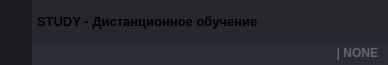
        <widget class="QFrame" name="frame_top">
         <property name="minimumSize">
          <size>
           <width>0</width>
           <height>65</height>
          </size>
         </property>
         <property name="maximumSize">
          <size>
           <width>16777215</width>
           <height>65</height>
          </size>
         </property>
         <property name="styleSheet">
          <string notr="true">background-color: transparent;</string>
         </property>
         <property name="frameShape">
          <enum>QFrame::NoFrame</enum>
         </property>
         <property name="frameShadow">
          <enum>QFrame::Raised</enum>
         </property>
         <layout class="QHBoxLayout" name="horizontalLayout_3">
          <property name="spacing">
           <number>0</number>
          </property>
          <property name="leftMargin">
           <number>0</number>
          </property>
          <property name="topMargin">
           <number>0</number>
          </property>
          <property name="rightMargin">
           <number>0</number>
          </property>
          <property name="bottomMargin">
           <number>0</number>
          </property>
          <item>
           <widget class="QFrame" name="frame_toggle">
            <property name="maximumSize">
             <size>
              <width>70</width>
              <height>16777215</height>
             </size>
            </property>
            <property name="styleSheet">
             <string notr="true">background-color: rgb(27, 29, 35);</string>
            </property>
            <property name="frameShape">
             <enum>QFrame::NoFrame</enum>
            </property>
            <property name="frameShadow">
             <enum>QFrame::Raised</enum>
            </property>
            <layout class="QVBoxLayout" name="verticalLayout_3">
             <property name="spacing">
              <number>0</number>
             </property>
             <property name="leftMargin">
              <number>0</number>
             </property>
             <property name="topMargin">
              <number>0</number>
             </property>
             <property name="rightMargin">
              <number>0</number>
             </property>
             <property name="bottomMargin">
              <number>0</number>
             </property>
             <item>
              <widget class="QPushButton" name="btn_toggle_menu">
               <property name="sizePolicy">
                <sizepolicy hsizetype="Expanding" vsizetype="Expanding">
                 <horstretch>0</horstretch>
                 <verstretch>0</verstretch>
                </sizepolicy>
               </property>
               <property name="styleSheet">
                <string notr="true">QPushButton {
	background-image: url(:/24x24/icons/24x24/cil-menu.png);
	background-position: center;
	background-repeat: no-reperat;
	border: none;
	background-color: rgb(27, 29, 35);
}
QPushButton:hover {
	background-color: rgb(33, 37, 43);
}
QPushButton:pressed {	
	background-color: rgb(85, 170, 255);
}</string>
               </property>
               <property name="text">
                <string/>
               </property>
              </widget>
             </item>
            </layout>
           </widget>
          </item>
          <item>
           <widget class="QFrame" name="frame_top_right">
            <property name="styleSheet">
             <string notr="true">background: transparent;</string>
            </property>
            <property name="frameShape">
             <enum>QFrame::NoFrame</enum>
            </property>
            <property name="frameShadow">
             <enum>QFrame::Raised</enum>
            </property>
            <layout class="QVBoxLayout" name="verticalLayout_2">
             <property name="spacing">
              <number>0</number>
             </property>
             <property name="leftMargin">
              <number>0</number>
             </property>
             <property name="topMargin">
              <number>0</number>
             </property>
             <property name="rightMargin">
              <number>0</number>
             </property>
             <property name="bottomMargin">
              <number>0</number>
             </property>
             <item>
              <widget class="QFrame" name="frame_top_btns">
               <property name="maximumSize">
                <size>
                 <width>16777215</width>
                 <height>42</height>
                </size>
               </property>
               <property name="styleSheet">
                <string notr="true">background-color: rgba(27, 29, 35, 200)</string>
               </property>
               <property name="frameShape">
                <enum>QFrame::NoFrame</enum>
               </property>
               <property name="frameShadow">
                <enum>QFrame::Raised</enum>
               </property>
               <layout class="QHBoxLayout" name="horizontalLayout_4">
                <property name="spacing">
                 <number>0</number>
                </property>
                <property name="leftMargin">
                 <number>0</number>
                </property>
                <property name="topMargin">
                 <number>0</number>
                </property>
                <property name="rightMargin">
                 <number>0</number>
                </property>
                <property name="bottomMargin">
                 <number>0</number>
                </property>
                <item>
                 <widget class="QFrame" name="frame_label_top_btns">
                  <property name="sizePolicy">
                   <sizepolicy hsizetype="Expanding" vsizetype="Preferred">
                    <horstretch>0</horstretch>
                    <verstretch>0</verstretch>
                   </sizepolicy>
                  </property>
                  <property name="frameShape">
                   <enum>QFrame::NoFrame</enum>
                  </property>
                  <property name="frameShadow">
                   <enum>QFrame::Raised</enum>
                  </property>
                  <layout class="QHBoxLayout" name="horizontalLayout_10">
                   <property name="spacing">
                    <number>0</number>
                   </property>
                   <property name="leftMargin">
                    <number>5</number>
                   </property>
                   <property name="topMargin">
                    <number>0</number>
                   </property>
                   <property name="rightMargin">
                    <number>10</number>
                   </property>
                   <property name="bottomMargin">
                    <number>0</number>
                   </property>
                   <item>
                    <widget class="QFrame" name="frame_icon_top_bar">
                     <property name="maximumSize">
                      <size>
                       <width>30</width>
                       <height>30</height>
                      </size>
                     </property>
                     <property name="styleSheet">
                      <string notr="true">background: transparent;
background-image: url(:/16x16/icons/16x16/logotype.png);
background-position: center;
background-repeat: no-repeat;
</string>
                     </property>
                     <property name="frameShape">
                      <enum>QFrame::StyledPanel</enum>
                     </property>
                     <property name="frameShadow">
                      <enum>QFrame::Raised</enum>
                     </property>
                    </widget>
                   </item>
                   <item>
                    <widget class="QLabel" name="label_title_bar_top">
                     <property name="font">
                      <font>
                       <family>Segoe UI</family>
                       <pointsize>10</pointsize>
                       <weight>75</weight>
                       <bold>true</bold>
                      </font>
                     </property>
                     <property name="styleSheet">
                      <string notr="true">background: transparent;
</string>
                     </property>
                     <property name="text">
                      <string>STUDY - Дистанционное обучение</string>
                     </property>
                    </widget>
                   </item>
                  </layout>
                 </widget>
                </item>
                <item alignment="Qt::AlignRight">
                 <widget class="QFrame" name="frame_btns_right">
                  <property name="sizePolicy">
                   <sizepolicy hsizetype="Expanding" vsizetype="Preferred">
                    <horstretch>0</horstretch>
                    <verstretch>0</verstretch>
                   </sizepolicy>
                  </property>
                  <property name="maximumSize">
                   <size>
                    <width>120</width>
                    <height>16777215</height>
                   </size>
                  </property>
                  <property name="frameShape">
                   <enum>QFrame::NoFrame</enum>
                  </property>
                  <property name="frameShadow">
                   <enum>QFrame::Raised</enum>
                  </property>
                  <layout class="QHBoxLayout" name="horizontalLayout_5">
                   <property name="spacing">
                    <number>0</number>
                   </property>
                   <property name="leftMargin">
                    <number>0</number>
                   </property>
                   <property name="topMargin">
                    <number>0</number>
                   </property>
                   <property name="rightMargin">
                    <number>0</number>
                   </property>
                   <property name="bottomMargin">
                    <number>0</number>
                   </property>
                   <item>
                    <widget class="QPushButton" name="btn_minimize">
                     <property name="sizePolicy">
                      <sizepolicy hsizetype="Minimum" vsizetype="Expanding">
                       <horstretch>0</horstretch>
                       <verstretch>0</verstretch>
                      </sizepolicy>
                     </property>
                     <property name="minimumSize">
                      <size>
                       <width>40</width>
                       <height>0</height>
                      </size>
                     </property>
                     <property name="maximumSize">
                      <size>
                       <width>40</width>
                       <height>16777215</height>
                      </size>
                     </property>
                     <property name="toolTip">
                      <string>Minimize</string>
                     </property>
                     <property name="styleSheet">
                      <string notr="true">QPushButton {	
	border: none;
	background-color: transparent;
}
QPushButton:hover {
	background-color: rgb(52, 59, 72);
}
QPushButton:pressed {	
	background-color: rgb(85, 170, 255);
}</string>
                     </property>
                     <property name="text">
                      <string/>
                     </property>
                     <property name="icon">
                      <iconset resource="files.qrc">
                       <normaloff>:/16x16/icons/16x16/cil-window-minimize.png</normaloff>:/16x16/icons/16x16/cil-window-minimize.png</iconset>
                     </property>
                    </widget>
                   </item>
                   <item>
                    <widget class="QPushButton" name="btn_maximize_restore">
                     <property name="sizePolicy">
                      <sizepolicy hsizetype="Minimum" vsizetype="Expanding">
                       <horstretch>0</horstretch>
                       <verstretch>0</verstretch>
                      </sizepolicy>
                     </property>
                     <property name="minimumSize">
                      <size>
                       <width>40</width>
                       <height>0</height>
                      </size>
                     </property>
                     <property name="maximumSize">
                      <size>
                       <width>40</width>
                       <height>16777215</height>
                      </size>
                     </property>
                     <property name="toolTip">
                      <string>Maximize</string>
                     </property>
                     <property name="styleSheet">
                      <string notr="true">QPushButton {	
	border: none;
	background-color: transparent;
}
QPushButton:hover {
	background-color: rgb(52, 59, 72);
}
QPushButton:pressed {	
	background-color: rgb(85, 170, 255);
}</string>
                     </property>
                     <property name="text">
                      <string/>
                     </property>
                     <property name="icon">
                      <iconset resource="files.qrc">
                       <normaloff>:/16x16/icons/16x16/cil-window-maximize.png</normaloff>:/16x16/icons/16x16/cil-window-maximize.png</iconset>
                     </property>
                    </widget>
                   </item>
                   <item>
                    <widget class="QPushButton" name="btn_close">
                     <property name="sizePolicy">
                      <sizepolicy hsizetype="Minimum" vsizetype="Expanding">
                       <horstretch>0</horstretch>
                       <verstretch>0</verstretch>
                      </sizepolicy>
                     </property>
                     <property name="minimumSize">
                      <size>
                       <width>40</width>
                       <height>0</height>
                      </size>
                     </property>
                     <property name="maximumSize">
                      <size>
                       <width>40</width>
                       <height>16777215</height>
                      </size>
                     </property>
                     <property name="toolTip">
                      <string>Close</string>
                     </property>
                     <property name="styleSheet">
                      <string notr="true">QPushButton {	
	border: none;
	background-color: transparent;
}
QPushButton:hover {
	background-color: rgb(52, 59, 72);
}
QPushButton:pressed {	
	background-color: rgb(85, 170, 255);
}</string>
                     </property>
                     <property name="text">
                      <string/>
                     </property>
                     <property name="icon">
                      <iconset resource="files.qrc">
                       <normaloff>:/16x16/icons/16x16/cil-x.png</normaloff>:/16x16/icons/16x16/cil-x.png</iconset>
                     </property>
                    </widget>
                   </item>
                  </layout>
                 </widget>
                </item>
               </layout>
              </widget>
             </item>
             <item>
              <widget class="QFrame" name="frame_top_info">
               <property name="maximumSize">
                <size>
                 <width>16777215</width>
                 <height>65</height>
                </size>
               </property>
               <property name="styleSheet">
                <string notr="true">background-color: rgb(39, 44, 54);</string>
               </property>
               <property name="frameShape">
                <enum>QFrame::NoFrame</enum>
               </property>
               <property name="frameShadow">
                <enum>QFrame::Raised</enum>
               </property>
               <layout class="QHBoxLayout" name="horizontalLayout_8">
                <property name="spacing">
                 <number>0</number>
                </property>
                <property name="leftMargin">
                 <number>10</number>
                </property>
                <property name="topMargin">
                 <number>0</number>
                </property>
                <property name="rightMargin">
                 <number>10</number>
                </property>
                <property name="bottomMargin">
                 <number>0</number>
                </property>
                <item>
                 <widget class="QLabel" name="label_top_info_1">
                  <property name="maximumSize">
                   <size>
                    <width>16777215</width>
                    <height>15</height>
                   </size>
                  </property>
                  <property name="font">
                   <font>
                    <family>Segoe UI</family>
                   </font>
                  </property>
                  <property name="styleSheet">
                   <string notr="true">color: rgb(98, 103, 111); </string>
                  </property>
                  <property name="text">
                   <string/>
                  </property>
                 </widget>
                </item>
                <item>
                 <widget class="QLabel" name="label_top_info_2">
                  <property name="minimumSize">
                   <size>
                    <width>0</width>
                    <height>0</height>
                   </size>
                  </property>
                  <property name="maximumSize">
                   <size>
                    <width>250</width>
                    <height>20</height>
                   </size>
                  </property>
                  <property name="font">
                   <font>
                    <family>Segoe UI</family>
                    <weight>75</weight>
                    <bold>true</bold>
                   </font>
                  </property>
                  <property name="styleSheet">
                   <string notr="true">color: rgb(98, 103, 111);</string>
                  </property>
                  <property name="text">
                   <string>| NONE</string>
                  </property>
                  <property name="alignment">
                   <set>Qt::AlignRight|Qt::AlignTrailing|Qt::AlignVCenter</set>
                  </property>
                 </widget>
                </item>
               </layout>
              </widget>
             </item>
            </layout>
           </widget>
          </item>
         </layout>
        </widget>
